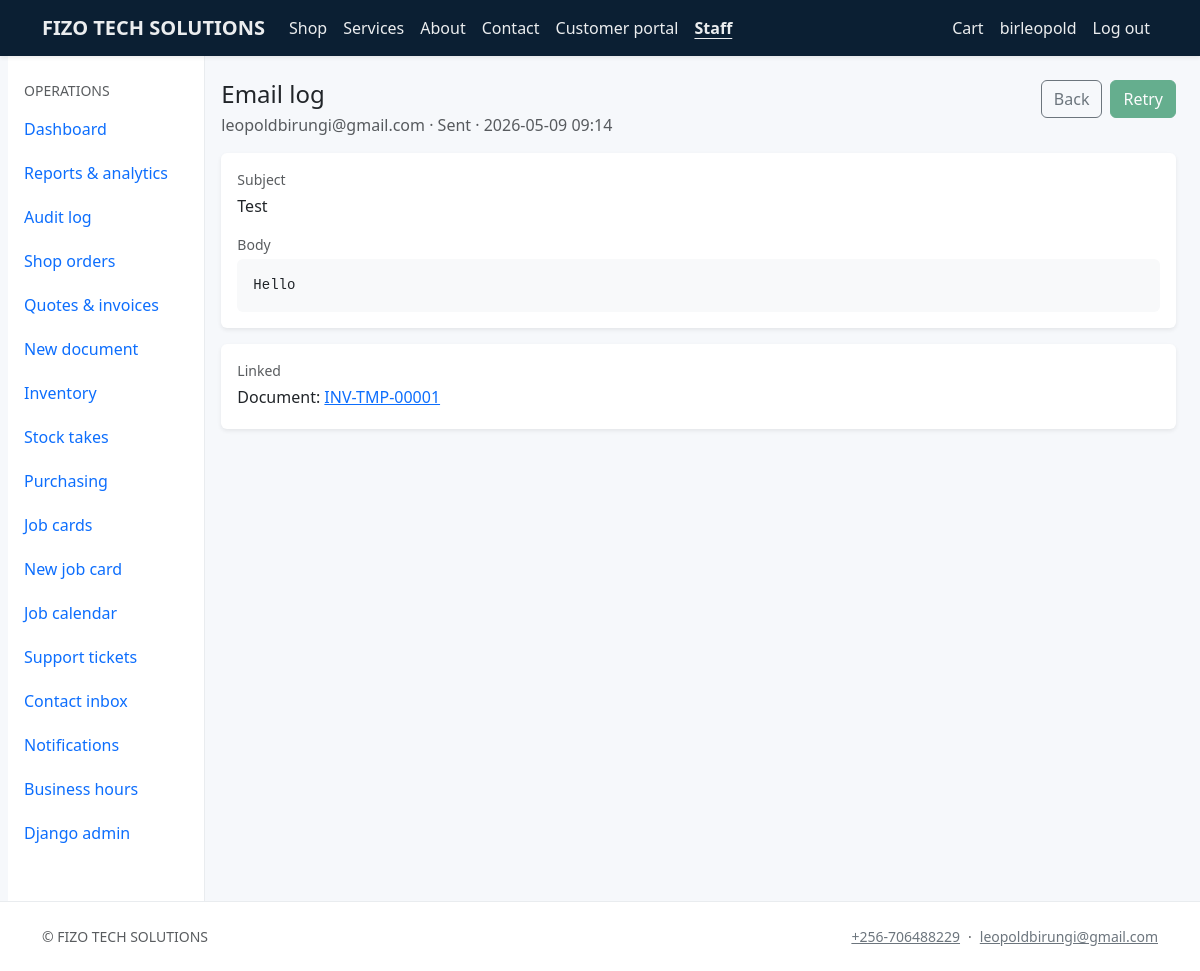
/staff/email/log/1/ (signed in), run on the app's committed database.
### core/models.py (models this page shows, shortened)
class CompanySettings(models.Model):
    company_name = models.CharField(max_length=200, default="ALLTECH")
    legal_name = models.CharField(max_length=200, blank=True)
    tagline = models.CharField(max_length=300, blank=True)
    email = models.EmailField(blank=True)
    phone = models.CharField(max_length=64, blank=True)
    website = models.URLField(blank=True)
    address_line = models.CharField(max_length=255, blank=True)
    city = models.CharField(max_length=120, blank=True)
    region = models.CharField(max_length=120, blank=True)
    postal_code = models.CharField(max_length=32, blank=True)
    country = models.CharField(max_length=120, blank=True)
    tax_id = models.CharField(max_length=64, blank=True, verbose_name="Tax / VAT ID")
    bank_details = models.TextField(blank=True, help_text="Shown on invoices / proformas.")
    default_tax_rate = models.DecimalField(
        max_digits=5, decimal_places=2, default=0, help_text="Percentage, e.g. 15.00"
    )
    currency_code = models.CharField(max_length=8, default="UGX")
    logo = models.ImageField(upload_to="company/", blank=True, null=True)
    sla_low_hours = models.PositiveIntegerField(
        default=168, help_text="SLA target (hours) for Low priority work — default 1 week."
    )
    sla_normal_hours = models.PositiveIntegerField(
        default=72, help_text="SLA target (hours) for Normal priority — default 3 days."
    )
    sla_high_hours = models.PositiveIntegerField(
        default=24, help_text="SLA target (hours) for High priority — default 24h."
    )
    sla_urgent_hours = models.PositiveIntegerField(
        default=8, help_text="SLA target (hours) for Urgent priority — default 8h."
    )
    class Meta:
        verbose_name = "Company settings"
        verbose_name_plural = "Company settings"
    @classmethod
    def load(cls) -> "CompanySettings":
        obj, _ = cls.objects.get_or_create(pk=1)
        return obj

### messaging/models.py (models this page shows, shortened)
class OutboundEmail(models.Model):
    STATUS_QUEUED = "queued"
    STATUS_SENT = "sent"
    STATUS_FAILED = "failed"
    STATUS_CHOICES = [
        (STATUS_QUEUED, "Queued"),
        (STATUS_SENT, "Sent"),
        (STATUS_FAILED, "Failed"),
    ]
    to_email = models.EmailField()
    subject = models.CharField(max_length=200)
    body = models.TextField(blank=True)
    status = models.CharField(max_length=16, choices=STATUS_CHOICES, default=STATUS_QUEUED)
    error = models.TextField(blank=True)
    created_by = models.ForeignKey(
        settings.AUTH_USER_MODEL,
        on_delete=models.SET_NULL,
        null=True,
        related_name="outbound_emails_created",
    )
    created_at = models.DateTimeField(auto_now_add=True)
    sent_at = models.DateTimeField(null=True, blank=True)
    commercial_document = models.ForeignKey(
        "billing.CommercialDocument",
        on_delete=models.SET_NULL,
        null=True,
        blank=True,
        related_name="outbound_emails",
    )
    job_card = models.ForeignKey(
        "operations.JobCard",
        on_delete=models.SET_NULL,
        null=True,
        blank=True,
        related_name="outbound_emails",
    )
    class Meta:
        ordering = ["-created_at", "-id"]

### billing/models.py (models this page shows, shortened)
class CommercialDocument(models.Model):
    TYPE_QUOTE = "quote"
    TYPE_PROFORMA = "proforma"
    TYPE_INVOICE = "invoice"
    TYPE_RECEIPT = "receipt"
    TYPE_DELIVERY_NOTE = "delivery_note"
    TYPE_DEMAND_NOTE = "demand_note"
    TYPE_CHOICES = [
        (TYPE_QUOTE, "Quotation"),
        (TYPE_PROFORMA, "Proforma invoice"),
        (TYPE_INVOICE, "Tax invoice"),
        (TYPE_RECEIPT, "Receipt"),
        (TYPE_DELIVERY_NOTE, "Delivery note"),
        (TYPE_DEMAND_NOTE, "Demand note"),
    ]
    STATUS_DRAFT = "draft"
    STATUS_ISSUED = "issued"
    STATUS_PARTIALLY_PAID = "partial"
    STATUS_PAID = "paid"
    STATUS_CANCELLED = "cancelled"
    STATUS_CHOICES = [
        (STATUS_DRAFT, "Draft"),
        (STATUS_ISSUED, "Issued"),
        (STATUS_PARTIALLY_PAID, "Partially paid"),
        (STATUS_PAID, "Paid"),
        (STATUS_CANCELLED, "Cancelled"),
    ]
    PREFIX = {
        TYPE_QUOTE: "QUO",
        TYPE_PROFORMA: "PRO",
        TYPE_INVOICE: "INV",
        TYPE_RECEIPT: "REC",
        TYPE_DELIVERY_NOTE: "DN",
        TYPE_DEMAND_NOTE: "DEM",
    }
    doc_type = models.CharField(max_length=16, choices=TYPE_CHOICES)
    number = models.CharField(max_length=32, unique=True, db_index=True)
    customer = models.ForeignKey(
        Customer, on_delete=models.PROTECT, related_name="documents"
    )
    status = models.CharField(
        max_length=16, choices=STATUS_CHOICES, default=STATUS_DRAFT
    )
    title = models.CharField(max_length=200, blank=True)
    issue_date = models.DateField(default=timezone.localdate)
    due_date = models.DateField(null=True, blank=True)
    notes = models.TextField(blank=True)
    terms = models.TextField(blank=True)
    subtotal = models.DecimalField(max_digits=14, decimal_places=2, default=Decimal("0"))
    tax_rate = models.DecimalField(max_digits=5, decimal_places=2, default=Decimal("0"))
    tax_amount = models.DecimalField(max_digits=14, decimal_places=2, default=Decimal("0"))
    total = models.DecimalField(max_digits=14, decimal_places=2, default=Decimal("0"))
    amount_paid = models.DecimalField(max_digits=14, decimal_places=2, default=Decimal("0"))
    order = models.ForeignKey(
        Order,
        on_delete=models.SET_NULL,
        null=True,
        blank=True,
        related_name="documents",
    )
    source_document = models.ForeignKey(
        "self",
        on_delete=models.SET_NULL,
        null=True,
        blank=True,
        related_name="derived_documents",
    )
    created_by = models.ForeignKey(
        settings.AUTH_USER_MODEL,
        on_delete=models.SET_NULL,
        null=True,
        blank=True,
        related_name="documents_authored",
    )
    created_at = models.DateTimeField(auto_now_add=True)
    updated_at = models.DateTimeField(auto_now=True)
    quote_requires_internal_approval = models.BooleanField(
        default=False,
        help_text="If set, staff must approve this quotation before converting to proforma or invoice.",
    )
    quote_internally_approved = models.BooleanField(default=False)
    quote_approved_by = models.ForeignKey(
        settings.AUTH_USER_MODEL,
        on_delete=models.SET_NULL,
        null=True,
        blank=True,
        related_name="quotes_internally_approved",
    )
    quote_approved_at = models.DateTimeField(null=True, blank=True)
    quote_requires_customer_acceptance = models.BooleanField(
        default=False,
        help_text="Customer must accept via the secure link before converting this quote.",
    )
    quote_customer_token = models.UUIDField(
        null=True,
        blank=True,
        unique=True,
        editable=False,
        db_index=True,
    )
    quote_customer_accepted = models.BooleanField(
        null=True,
        blank=True,
        help_text="Null = awaiting response, True = accepted, False = declined.",
    )
    quote_customer_responded_at = models.DateTimeField(null=True, blank=True)
    quote_customer_signature_name = models.CharField(max_length=200, blank=True)
    quote_customer_decline_reason = models.CharField(max_length=500, blank=True)
    last_payment_reminder_sent = models.DateTimeField(
        null=True,
        blank=True,
        help_text="Last time an automated due-date reminder email was sent for this document.",
    )
    class Meta:
        ordering = ["-issue_date", "-id"]

### messaging/views.py (the view)
# urls.py: path("email/log/<int:pk>/", views.email_log_detail, name="staff_email_log_detail"),
def email_log_detail(request, pk: int):
    if not request.user.is_staff:
        raise Http404
    email = get_object_or_404(
        OutboundEmail.objects.select_related("created_by", "commercial_document", "job_card"),
        pk=pk,
    )
    return render(request, "messaging/email_log_detail.html", {"email": email})

### commerce/cart.py (called while the page is built, shortened)
def _cart_dict(session: dict[str, Any]) -> dict[str, int]:
    raw = session.get(CART_SESSION_KEY)
    if not isinstance(raw, dict):
        return {}

def cart_item_count(session) -> int:
    return sum(_cart_dict(session).values())

### commerce/context_processors.py (called while the page is built)
def cart_summary(request):
    return {"cart_item_count": cart_mod.cart_item_count(request.session)}

### core/context_processors.py (called while the page is built)
def company(request):
    m = getattr(request, "resolver_match", None)
    url_name = getattr(m, "url_name", "") or ""
    ctx = {
        "company": CompanySettings.load(),
        "resolve_url_name": url_name,
    }
    user = getattr(request, "user", None)
    if user is not None and user.is_authenticated and user.is_staff:
        ctx["staff_unread_notifications"] = StaffNotification.objects.filter(
            recipient=user, is_read=False
        ).count()
    else:
        ctx["staff_unread_notifications"] = 0
    return ctx

### templates/messaging/email_log_detail.html (shortened to what this page needs)
{% extends "staff_base.html" %}
{% block staff_content %}
<div class="d-flex justify-content-between align-items-start flex-wrap gap-2 mb-3">
  <div>
    <h1 class="h4 mb-1">Email log</h1>
    <p class="text-muted mb-0">{{ email.to_email }} · {{ email.get_status_display }} · {{ email.created_at|date:"Y-m-d H:i" }}</p>
  </div>
  <div class="d-flex gap-2 flex-wrap">
    <a class="btn btn-outline-secondary" href="{% url 'staff_email_log' %}">Back</a>
    <form method="post" action="{% url 'staff_email_log_retry' email.pk %}">
      <button type="submit" class="btn btn-success" {% if email.status == 'sent' %}disabled{% endif %}>Retry</button>
    </form>
  </div>
</div>
<div class="card border-0 shadow-sm mb-3">
  <div class="card-body">
    <p class="small text-muted mb-1">Subject</p>
    <p class="mb-3">{{ email.subject }}</p>
    <p class="small text-muted mb-1">Body</p>
    <pre class="bg-light p-3 rounded mb-0" style="white-space: pre-wrap">{{ email.body }}</pre>
  </div>
</div>
<div class="card border-0 shadow-sm">
  <div class="card-body">
    <p class="small text-muted mb-1">Linked</p>
    <p class="mb-1">
      {% if email.commercial_document_id %}
        Document: <a href="{% url 'staff_document_view' email.commercial_document_id %}">{{ email.commercial_document.number }}</a>
      {% elif email.job_card_id %}
        Job card: <a href="{% url 'staff_job_detail' email.job_card_id %}">{{ email.job_card.number }}</a>
      {% else %}
        —
      {% endif %}
    </p>
  </div>
</div>
{% endblock %}

### templates/base.html (shortened to what this page needs)
{% load static %}
<!DOCTYPE html>
<html lang="en">
<head>
  <link href="https://cdn.jsdelivr.net/npm/bootstrap@5.3.3/dist/css/bootstrap.min.css" rel="stylesheet">
  <link href="https://cdn.jsdelivr.net/npm/bootstrap-icons@1.11.3/font/bootstrap-icons.min.css" rel="stylesheet">
  <link href="{% static 'css/site.css' %}" rel="stylesheet">
</head>
<body class="d-flex flex-column min-vh-100 site-body">
  <header>
  {% with u=resolve_url_name %}
  <nav class="navbar navbar-expand-lg navbar-dark site-navbar shadow-sm sticky-top" aria-label="Main navigation">
    <div class="container">
      <a class="navbar-brand fw-semibold" href="{% url 'home' %}">{{ company.company_name }}</a>
      <div class="collapse navbar-collapse" id="navMain">
        <ul class="navbar-nav me-auto mb-2 mb-lg-0">
          <li class="nav-item"><a class="nav-link" href="{% url 'product_list' %}" >Shop</a></li>
          <li class="nav-item"><a class="nav-link" href="{% url 'product_list' %}?kind=service" >Services</a></li>
          <li class="nav-item"><a class="nav-link" href="{% url 'about' %}" {% if u == 'about' %}aria-current="page"{% endif %}>About</a></li>
          <li class="nav-item"><a class="nav-link" href="{% url 'contact' %}" {% if u == 'contact' %}aria-current="page"{% endif %}>Contact</a></li>
          <li class="nav-item"><a class="nav-link" href="{% if user.is_authenticated %}{% url 'portal_home' %}{% else %}{% url 'portal_login' %}{% endif %}" {% if 'portal_' in u %}aria-current="page"{% endif %}>Customer portal</a></li>
          {% if user.is_staff %}
          <li class="nav-item"><a class="nav-link" href="{% url 'staff_dashboard' %}" {% if 'staff_' in u %}aria-current="page"{% endif %}>Staff</a></li>
          {% endif %}
        </ul>
        <ul class="navbar-nav ms-auto">
          <li class="nav-item">
            <a class="nav-link" href="{% url 'cart' %}" {% if u == 'cart' or u == 'checkout' %}aria-current="page"{% endif %} {% if cart_item_count %}aria-label="Shopping cart, {{ cart_item_count }} items"{% else %}aria-label="Shopping cart"{% endif %}>Cart
            </a>
          </li>
          {% if user.is_authenticated %}
          <li class="nav-item"><span class="nav-link disabled small" aria-hidden="true">{{ user.get_username }}</span><span class="visually-hidden">Signed in as {{ user.get_username }}</span></li>
          <li class="nav-item">
            <form method="post" action="{% url 'logout' %}" class="d-inline">
              <button type="submit" class="nav-link bg-transparent border-0 text-start w-100 py-2" aria-label="Log out {{ user.get_username }}">Log out</button>
            </form>
          </li>
          {% else %}
          <li class="nav-item"><a class="nav-link" href="{% url 'login' %}" {% if u == 'login' %}aria-current="page"{% endif %}>Staff login</a></li>
          {% endif %}
        </ul>
      </div>
    </div>
  </nav>
  {% endwith %}
  </header>
  <main id="main-content" class="flex-grow-1 site-main">
    {% block content %}{% endblock %}
  </main>
  <footer class="footer-site py-4 mt-auto d-none d-lg-block">
    <div class="container small text-muted d-flex flex-wrap justify-content-between gap-2 align-items-center">
      <span>&copy; {{ company.company_name }}</span>
      <span class="d-flex flex-wrap gap-2 align-items-center">
        {% if company.phone %}<a class="link-secondary text-decoration-underline" href="tel:{{ company.phone|cut:' ' }}">{{ company.phone }}</a>{% endif %}
        {% if company.phone and company.email %}<span aria-hidden="true">·</span>{% endif %}
        {% if company.email %}<a class="link-secondary text-decoration-underline" href="mailto:{{ company.email }}">{{ company.email }}</a>{% endif %}
      </span>
    </div>
  </footer>
</body>
</html>

### static/css/site.css (style rules this page uses)
:root { --at-navy: #0b1f33; --at-accent: #0d6efd; --at-muted: #6c757d; --at-tabbar-h: 3.5rem; --at-tabbar-more: 5.5rem; }
body { font-family: "Segoe UI", system-ui, -apple-system, sans-serif; color: #212529; background: #f6f8fb; }
.site-navbar { background: var(--at-navy) !important; }
.site-navbar .nav-link, .site-navbar .navbar-brand { color: rgba(255, 255, 255, 0.92) !important; }
.site-navbar .nav-link[aria-current="page"] { font-weight: 600; text-decoration: underline; text-underline-offset: 0.25rem; }
.site-navbar button.nav-link, .site-navbar button.nav-link:hover, .site-navbar button.nav-link:focus { color: rgba(255, 255, 255, 0.92) !important; }
.footer-site { background: #fff; border-top: 1px solid #e9ecef; margin-top: 3rem; }
@media (min-width: 992px) { .site-main { padding-bottom: 0 !important; } }

### data on the page
CompanySettings: company_name "FIZO TECH SOLUTIONS", phone "+256-706488229", email "leopoldbirungi@gmail.com"
OutboundEmail: to_email "leopoldbirungi@gmail.com", status "Sent", created_at "2026-05-09 09:14", subject "Test", body "Hello", commercial_document.number "INV-TMP-00001"

### other printed values
{{ user.get_username }} "birleopold"
